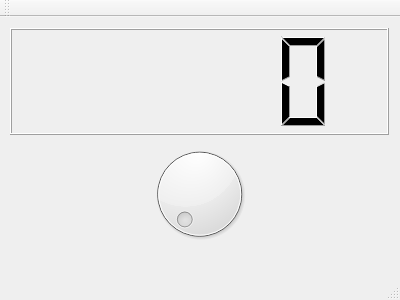
<?xml version="1.0" encoding="UTF-8"?>
<ui version="4.0">
 <class>MainWindow</class>
 <widget class="QMainWindow" name="MainWindow">
  <property name="geometry">
   <rect>
    <x>0</x>
    <y>0</y>
    <width>400</width>
    <height>300</height>
   </rect>
  </property>
  <property name="windowTitle">
   <string>MainWindow</string>
  </property>
  <widget class="QWidget" name="centralWidget">
   <widget class="QWidget" name="verticalLayoutWidget">
    <property name="geometry">
     <rect>
      <x>-1</x>
      <y>0</y>
      <width>401</width>
      <height>241</height>
     </rect>
    </property>
    <layout class="QVBoxLayout" name="verticalLayout">
     <item>
      <widget class="QLCDNumber" name="lcdNumber"/>
     </item>
     <item>
      <widget class="QDial" name="dial"/>
     </item>
    </layout>
   </widget>
  </widget>
  <widget class="QMenuBar" name="menuBar">
   <property name="geometry">
    <rect>
     <x>0</x>
     <y>0</y>
     <width>400</width>
     <height>21</height>
    </rect>
   </property>
  </widget>
  <widget class="QToolBar" name="mainToolBar">
   <attribute name="toolBarArea">
    <enum>TopToolBarArea</enum>
   </attribute>
   <attribute name="toolBarBreak">
    <bool>false</bool>
   </attribute>
  </widget>
  <widget class="QStatusBar" name="statusBar"/>
 </widget>
 <layoutdefault spacing="6" margin="11"/>
 <resources/>
 <connections>
  <connection>
   <sender>dial</sender>
   <signal>valueChanged(int)</signal>
   <receiver>lcdNumber</receiver>
   <slot>display(int)</slot>
   <hints>
    <hint type="sourcelabel">
     <x>194</x>
     <y>184</y>
    </hint>
    <hint type="destinationlabel">
     <x>195</x>
     <y>104</y>
    </hint>
   </hints>
  </connection>
 </connections>
</ui>
